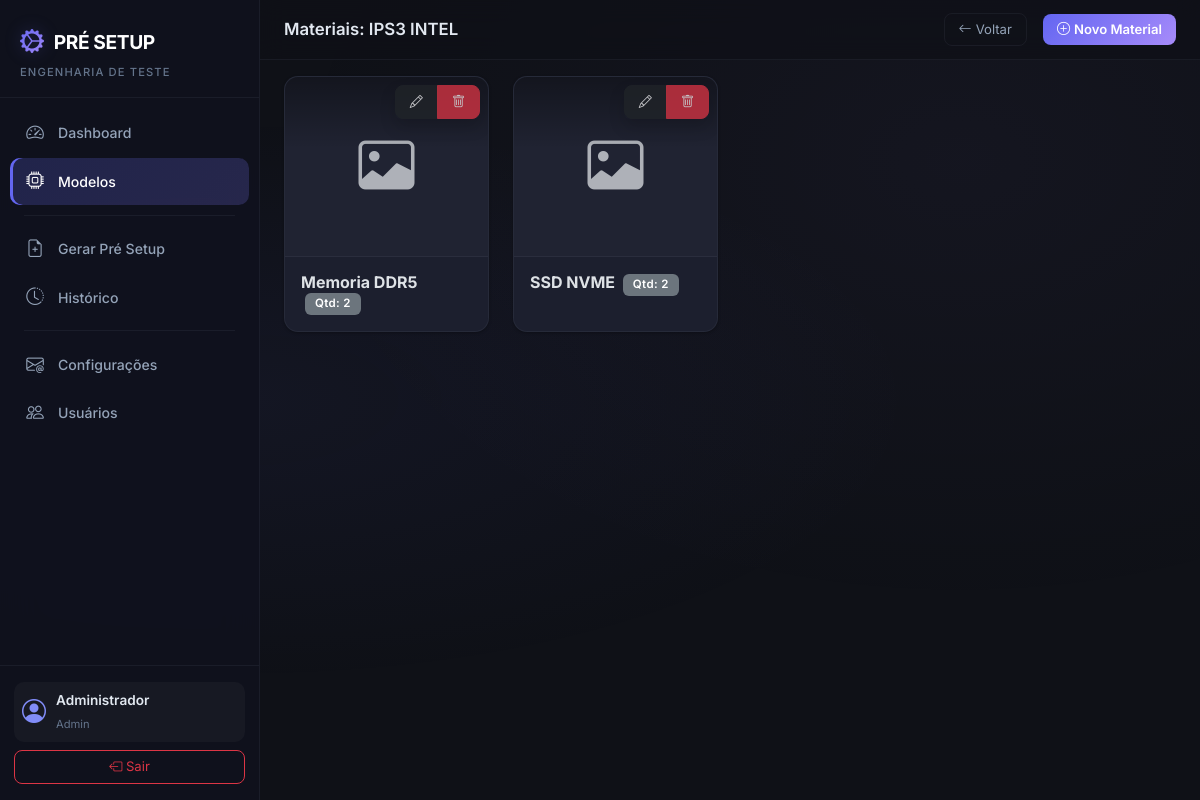
Page /models/3/materials (signed in) on the earlier database version.
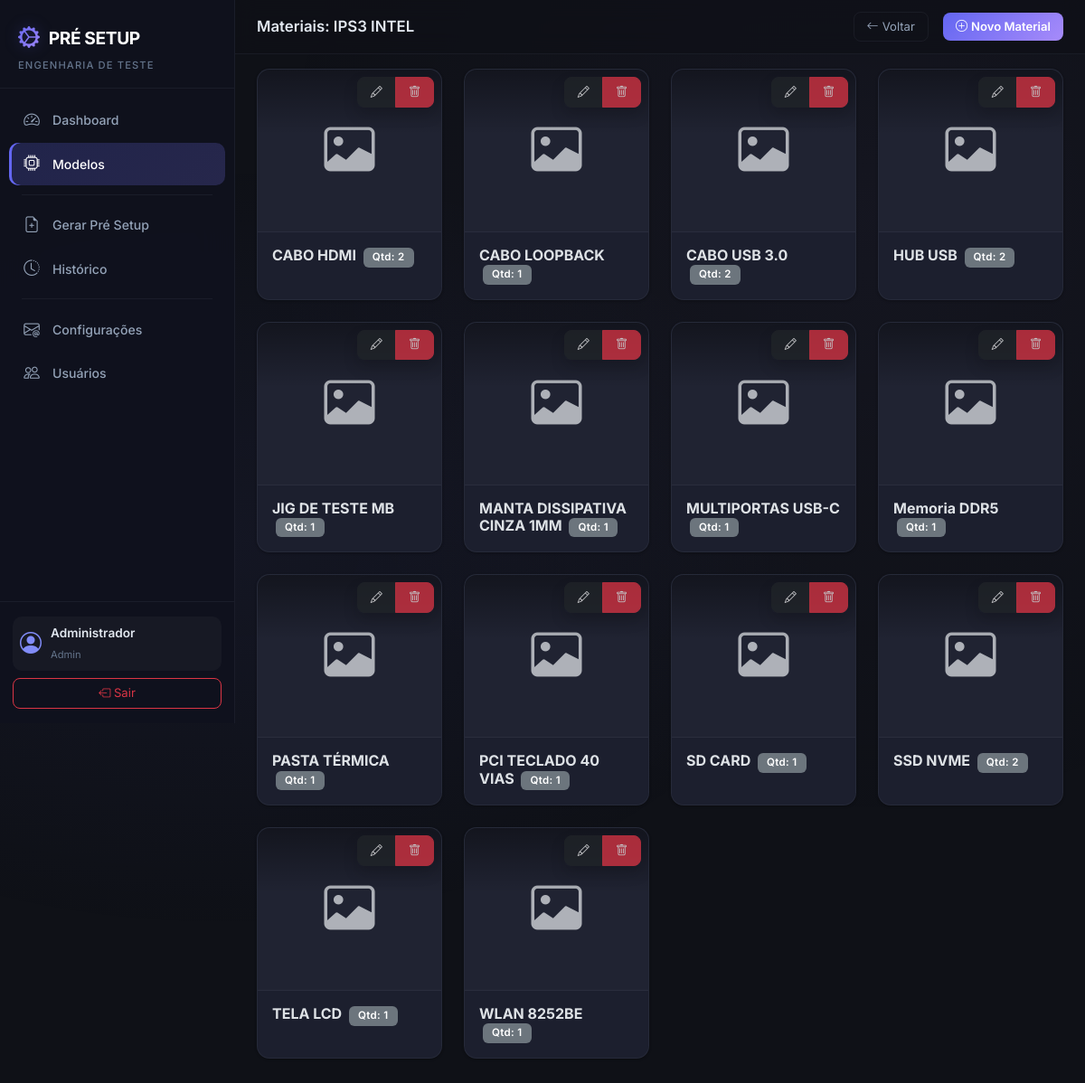
Same page on the later database version.
### app/models.py (models this page shows, shortened)
class User(UserMixin, db.Model):
    __tablename__ = 'users'
    id = db.Column(db.Integer, primary_key=True)
    name = db.Column(db.String(150), nullable=False)
    email = db.Column(db.String(150), unique=True, nullable=False)
    password_hash = db.Column(db.String(256), nullable=False)
    profile = db.Column(db.String(50), nullable=False, default='Engenharia')  # Admin, Engenharia
    is_active_user = db.Column(db.Boolean, default=True)
    created_at = db.Column(db.DateTime, default=datetime.utcnow)
    setups = db.relationship('PreSetup', backref='user', lazy='dynamic')
    @property
    def is_active(self):
        return self.is_active_user

class ProductModel(db.Model):
    __tablename__ = 'product_models'
    id = db.Column(db.Integer, primary_key=True)
    name = db.Column(db.String(150), unique=True, nullable=False)
    product_type = db.Column(db.String(50), nullable=False)  # Notebook, Desktop, Tiny
    station = db.Column(db.String(50), nullable=True)  # FCT, SHELL, IO
    is_active = db.Column(db.Boolean, default=True)
    created_at = db.Column(db.DateTime, default=datetime.utcnow)
    template_items = db.relationship('TemplateItem', backref='product_model', lazy='dynamic',
                                     cascade='all, delete-orphan')
    items = db.relationship('Item', backref='product_model', lazy='dynamic',
                            cascade='all, delete-orphan')
    setups = db.relationship('PreSetup', backref='product_model', lazy='dynamic')

class Item(db.Model):
    __tablename__ = 'items'
    id = db.Column(db.Integer, primary_key=True)
    product_model_id = db.Column(db.Integer, db.ForeignKey('product_models.id'), nullable=True) # Temporarily nullable for migration
    name = db.Column(db.String(200), nullable=False)
    internal_code = db.Column(db.String(50), unique=False, nullable=True) # Removing unique constraint for simplicity
    category = db.Column(db.String(50), nullable=False, default='GERAL')
    description = db.Column(db.Text, nullable=True)
    image_filename = db.Column(db.String(300), nullable=True)
    quantity = db.Column(db.Integer, nullable=False, default=1)
    is_active = db.Column(db.Boolean, default=True)
    created_at = db.Column(db.DateTime, default=datetime.utcnow)

### app/models_blueprint/routes.py (the view)
@models_bp.route('/<int:model_id>/materials')
@login_required
def materials(model_id):
    model = ProductModel.query.get_or_404(model_id)
    materials = Item.query.filter_by(product_model_id=model_id).order_by(Item.name).all()
    return render_template('models/materials.html', model=model, materials=materials)

### app/models.py (called while the page is built)
@login_manager.user_loader
def load_user(user_id):
    return User.query.get(int(user_id))

### app/templates/models/materials.html (shortened to what this page needs)
{% extends "base.html" %}
{% block page_title %}Materiais: {{ model.name }}{% endblock %}
{% block page_actions %}
<a href="{{ url_for('models_blueprint.index') }}" class="btn btn-outline-secondary btn-sm me-2">
    <i class="bi bi-arrow-left me-1"></i>Voltar
</a>
<button class="btn btn-primary btn-sm" data-bs-toggle="modal" data-bs-target="#addMaterialModal">
    <i class="bi bi-plus-circle me-1"></i>Novo Material
</button>
{% endblock %}
{% block content %}
<div class="row">
    {% if materials %}
    {% for material in materials %}
    <div class="col-xl-3 col-lg-4 col-md-6 mb-4">
        <div class="card card-custom h-100">
            <div class="position-relative">
                {% if material.image_filename %}
                <img src="{{ url_for('static', filename='uploads/' + material.image_filename) }}"
                    class="card-img-top material-img" alt="{{ material.name }}">
                {% else %}
                <div class="material-img-placeholder d-flex align-items-center justify-content-center">
                    <i class="bi bi-image text-muted display-4"></i>
                </div>
                {% endif %}
                <div class="card-img-overlay d-flex justify-content-end align-items-start p-2">
                    <div class="btn-group shadow">
                        <button class="btn btn-dark btn-sm opacity-75" data-bs-toggle="modal"
                            data-bs-target="#editMaterialModal{{ material.id }}">
                            <i class="bi bi-pencil"></i>
                        </button>
                        <button class="btn btn-danger btn-sm opacity-75" data-bs-toggle="modal"
                            data-bs-target="#deleteMaterialModal{{ material.id }}">
                            <i class="bi bi-trash"></i>
                        </button>
                    </div>
                </div>
            </div>
            <div class="card-body">
                <h6 class="card-title fw-bold {% if material.description %}mb-1{% else %}mb-0{% endif %}">
                    {{ material.name }}
                    <span class="badge bg-secondary ms-1">Qtd: {{ material.quantity }}</span>
                </h6>
            </div>
        </div>
    </div>
    {% endfor %}
    {% endif %}
</div>
{% endblock %}

### app/templates/base.html (shortened to what this page needs)
<!DOCTYPE html>
<html lang="pt-BR" data-bs-theme="dark">
<head>
    <link href="https://cdn.jsdelivr.net/npm/bootstrap@5.3.3/dist/css/bootstrap.min.css" rel="stylesheet">
    <link href="https://cdn.jsdelivr.net/npm/bootstrap-icons@1.11.3/font/bootstrap-icons.min.css" rel="stylesheet">
    <link rel="stylesheet" href="{{ url_for('static', filename='css/style.css') }}">
</head>
<body>
    {% if current_user.is_authenticated %}
    <nav class="sidebar" id="sidebar">
        <div class="sidebar-header">
            <div class="sidebar-brand">
                <i class="bi bi-gear-wide-connected"></i>
                <span>PRÉ SETUP</span>
            </div>
            <small class="sidebar-subtitle">Engenharia de Teste</small>
        </div>
        <ul class="sidebar-nav">
            <li class="sidebar-nav-item">
                <a href="{{ url_for('dashboard.index') }}" class="sidebar-nav-link {% if request.endpoint == 'dashboard.index' %}active{% endif %}">
                    <i class="bi bi-speedometer2"></i>
                    <span>Dashboard</span>
                </a>
            </li>
            <li class="sidebar-nav-item">
                <a href="{{ url_for('models_blueprint.index') }}" class="sidebar-nav-link {% if 'models_blueprint' in request.endpoint %}active{% endif %}">
                    <i class="bi bi-cpu"></i>
                    <span>Modelos</span>
                </a>
            </li>
            <li class="sidebar-divider"></li>
            <li class="sidebar-nav-item">
                <a href="{{ url_for('setup_requests.generate_select') }}" class="sidebar-nav-link {% if request.endpoint == 'setup_requests.generate_select' or request.endpoint == 'setup_requests.generate_form' %}active{% endif %}">
                    <i class="bi bi-file-earmark-plus"></i>
                    <span>Gerar Pré Setup</span>
                </a>
            </li>
            <li class="sidebar-nav-item">
                <a href="{{ url_for('setup_requests.history') }}" class="sidebar-nav-link {% if request.endpoint == 'setup_requests.history' or request.endpoint == 'setup_requests.detail' %}active{% endif %}">
                    <i class="bi bi-clock-history"></i>
                    <span>Histórico</span>
                </a>
            </li>
            <li class="sidebar-divider"></li>
            <li class="sidebar-nav-item">
                <a href="{{ url_for('email_config.index') }}" class="sidebar-nav-link {% if 'email_config' in request.endpoint %}active{% endif %}">
                    <i class="bi bi-envelope-at"></i>
                    <span>Configurações</span>
                </a>
            </li>
            <li class="sidebar-nav-item">
                <a href="{{ url_for('users.index') }}" class="sidebar-nav-link {% if 'users' in request.endpoint %}active{% endif %}">
                    <i class="bi bi-people"></i>
                    <span>Usuários</span>
                </a>
            </li>
        </ul>
        <div class="sidebar-footer">
            <div class="sidebar-user">
                <i class="bi bi-person-circle"></i>
                <div>
                    <div class="sidebar-user-name">{{ current_user.name }}</div>
                    <small class="sidebar-user-role">{{ current_user.profile }}</small>
                </div>
            </div>
            <a href="{{ url_for('auth.logout') }}" class="btn btn-outline-danger btn-sm w-100 mt-2">
                <i class="bi bi-box-arrow-left"></i> Sair
            </a>
        </div>
    </nav>
    <main class="main-content">
        <div class="topbar">
            <h5 class="topbar-title">{% block page_title %}{% endblock %}</h5>
            <div class="topbar-actions">
                {% block page_actions %}{% endblock %}
            </div>
        </div>
        <div class="container-fluid px-4 py-3">
            {% block content %}{% endblock %}
        </div>
    </main>
    {% else %}
        {% block fullpage %}{% endblock %}
    {% endif %}
</body>
</html>

### app/templates/models/materials.html (style rules this page uses)
.material-img-placeholder { height: 180px; background: rgba(255, 255, 255, 0.02); border-bottom: 1px solid var(--border-color); }
.card-img-overlay { background: linear-gradient(to bottom, rgba(0, 0, 0, 0.4) 0%, transparent 40%); }

Differences in the rows shown:
added Item: name "CABO HDMI", quantity "2"
added Item: name "CABO LOOPBACK", quantity "1"
added Item: name "CABO USB 3.0", quantity "2"
added Item: name "HUB USB", quantity "2"
added Item: name "JIG DE TESTE MB", quantity "1"
added Item: name "MANTA DISSIPATIVA CINZA 1MM", quantity "1"
added Item: name "MULTIPORTAS USB-C", quantity "1"
changed Item "Memoria DDR5": quantity "2" → "1"
added Item: name "PASTA TÉRMICA", quantity "1"
added Item: name "PCI TECLADO 40 VIAS", quantity "1"
added Item: name "SD CARD", quantity "1"
added Item: name "TELA LCD", quantity "1"
added Item: name "WLAN 8252BE", quantity "1"
